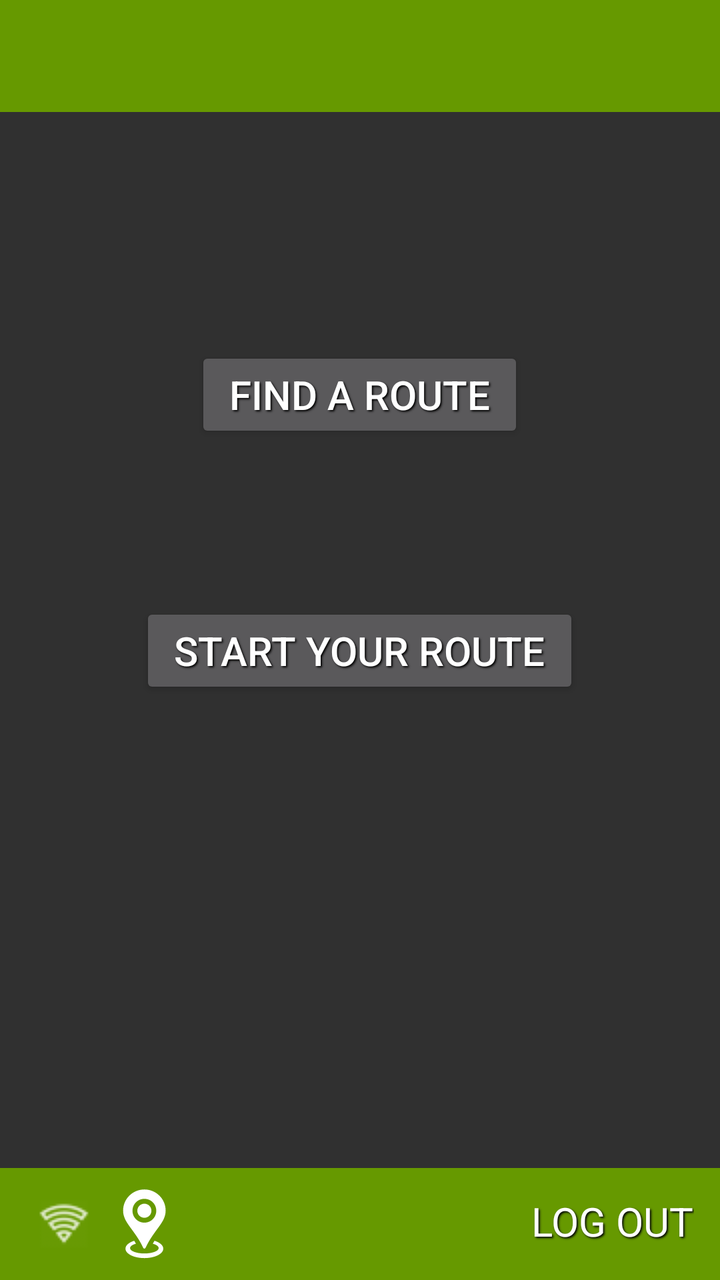
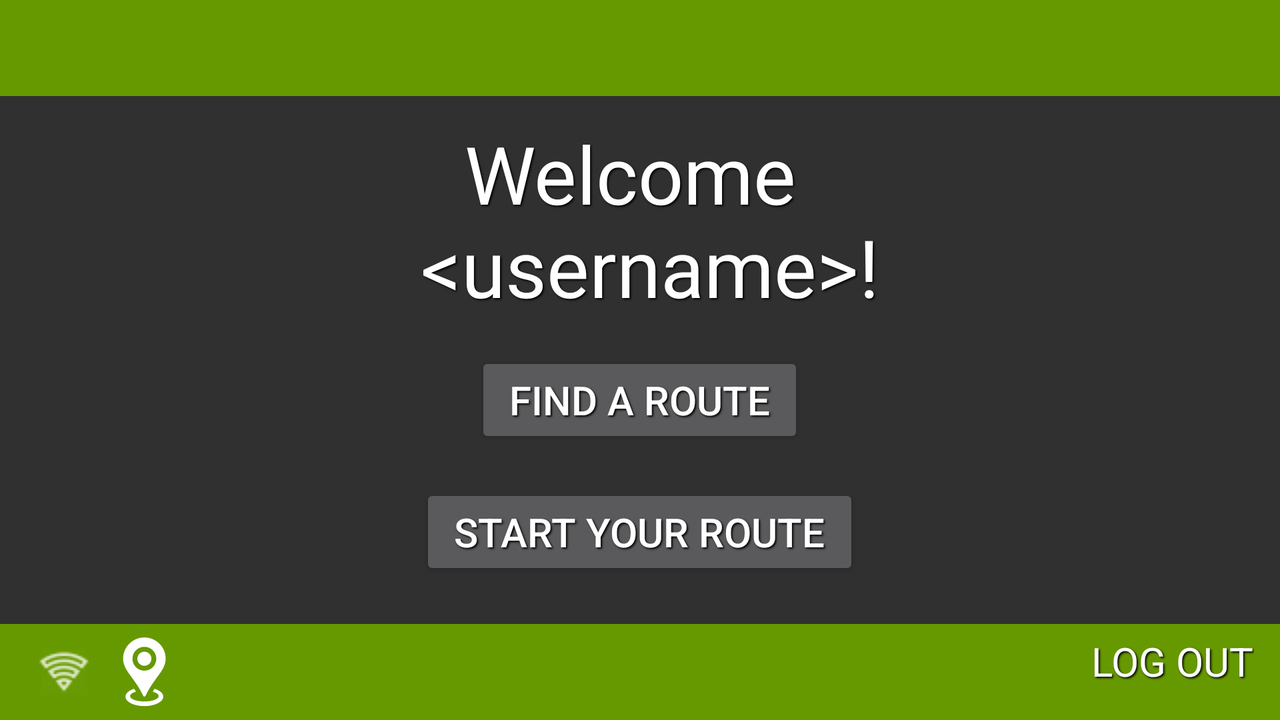

An Android layout and its configuration variant, each rendered on a device that would load it. The default file and the variant file are quoted in full after the pictures.
<!-- AndroidManifest.xml: application theme AppTheme -->
<!-- res/layout/activity_welcome.xml -->
<?xml version="1.0" encoding="utf-8"?>
<RelativeLayout xmlns:android="http://schemas.android.com/apk/res/android"
    xmlns:tools="http://schemas.android.com/tools"
    android:id="@+id/activity_welcome"
    android:layout_width="match_parent"
    android:layout_height="match_parent"
    android:background="@drawable/logo"
    tools:context="com.unicam.dezio.theway.WelcomeActivity">

    <android.support.v7.widget.Toolbar
        android:layout_width="match_parent"
        android:layout_height="wrap_content"
        android:background="?attr/colorPrimary"
        android:theme="?attr/actionBarTheme"
        android:minHeight="?attr/actionBarSize"
        android:id="@+id/toolbarAction" />

    <TextView
        android:layout_width="match_parent"
        android:layout_height="wrap_content"
        android:textAlignment="center"
        android:layout_below="@id/toolbar"
        android:layout_marginTop="60dp"
        android:textSize="40sp"
        android:id="@+id/welcomeText"
        style="@style/textTextViewTheme"/>

    <Button
        android:layout_width="wrap_content"
        android:layout_height="wrap_content"
        android:layout_below="@id/welcomeText"
        android:layout_marginTop="60dp"
        android:layout_centerHorizontal="true"
        android:text="@string/find_a_route"
        android:textSize="20sp"
        android:id="@+id/findButton"
        style="@style/textButtonTheme"/>

    <Button
        android:layout_width="wrap_content"
        android:layout_height="wrap_content"
        android:layout_below="@id/findButton"
        android:layout_marginTop="80dp"
        android:layout_centerHorizontal="true"
        android:text="@string/start_your_route"
        android:textSize="20sp"
        android:id="@+id/startButton"
        style="@style/textButtonTheme"/>

    <android.support.v7.widget.Toolbar
        android:layout_width="match_parent"
        android:layout_height="wrap_content"
        android:background="?attr/colorPrimary"
        android:theme="?attr/actionBarTheme"
        android:minHeight="?attr/actionBarSize"
        android:id="@+id/toolbarBottom"
        android:layout_alignParentBottom="true">

        <ImageView
            android:layout_width="wrap_content"
            android:layout_height="wrap_content"
            android:src="@drawable/ic_connectivity_false"
            android:contentDescription="Connectivity"
            tools:ignore="HardcodedText"
            android:id="@+id/connect_PNG"/>
        <ImageView
            android:layout_width="wrap_content"
            android:layout_height="wrap_content"
            android:src="@mipmap/ic_gps_true"
            android:contentDescription="GPS"
            tools:ignore="HardcodedText"
            android:id="@+id/GPS_PNG"/>

    </android.support.v7.widget.Toolbar>

    <TextView
        android:layout_width="wrap_content"
        android:layout_height="wrap_content"
        android:text="@string/log_out"
        style="@style/textTextViewTheme"
        android:id="@+id/logOut"
        android:layout_alignParentBottom="true"
        android:layout_alignParentRight="true"
        android:layout_alignParentEnd="true"
        android:layout_marginRight="13dp"
        android:layout_marginEnd="13dp"
        android:layout_marginBottom="16dp"
        tools:ignore="RelativeOverlap" />


</RelativeLayout>
<!-- resources referenced by this layout -->
<resources>
  <!-- drawable ic_connectivity_false: png bitmap (drawable-mdpi, 570 bytes) -->
  <!-- mipmap ic_gps_true: png bitmap (drawable-hdpi, 653 bytes) -->
  <string name="find_a_route">" FIND A ROUTE "</string>
  <string name="log_out">LOG OUT</string>
  <string name="start_your_route">" START YOUR ROUTE "</string>
  <style name="textButtonTheme">
          <item name="android:textSize">15sp</item>
          <item name="android:textColor">@color/colorText</item>
          <item name="android:shadowColor">@color/shadowColor</item>
          <item name="android:shadowRadius">2.0</item>
          <item name="android:shadowDx">2.0</item>
          <item name="android:shadowDy">2.0</item>
      </style>
  <style name="textTextViewTheme">
          <item name="android:textSize">20sp</item>
          <item name="android:textColor">@color/colorText</item>
          <item name="android:shadowColor">@color/shadowColor</item>
          <item name="android:shadowRadius">2.0</item>
          <item name="android:shadowDx">2.0</item>
          <item name="android:shadowDy">2.0</item>
      </style>
  <style name="AppTheme" parent="Theme.AppCompat.NoActionBar">
          
          <item name="colorPrimary">@color/colorPrimary</item>
          <item name="colorPrimaryDark">@color/colorPrimaryDark</item>
          <item name="colorAccent">@color/colorAccent</item>
      </style>
  <color name="colorText">@android:color/white</color>
  <color name="shadowColor">@android:color/black</color>
  <color name="colorPrimary">@android:color/holo_green_dark</color>
  <color name="colorPrimaryDark">@android:color/holo_green_dark</color>
  <color name="colorAccent">@android:color/holo_green_light</color>
</resources>
<!-- res/layout-land/activity_welcome.xml (the repository's variant of the layout above) -->
<!-- drawn on the phone turned sideways -->
<?xml version="1.0" encoding="utf-8"?>
<RelativeLayout xmlns:android="http://schemas.android.com/apk/res/android"
    xmlns:tools="http://schemas.android.com/tools"
    android:id="@+id/activity_welcome"
    android:layout_width="match_parent"
    android:layout_height="match_parent"
    android:background="@drawable/logo"
    tools:context="com.unicam.dezio.theway.WelcomeActivity">

    <android.support.v7.widget.Toolbar
        android:layout_width="match_parent"
        android:layout_height="wrap_content"
        android:background="?attr/colorPrimary"
        android:theme="?attr/actionBarTheme"
        android:minHeight="?attr/actionBarSize"
        android:id="@+id/toolbarAction" />

    <TextView
        android:layout_width="match_parent"
        android:layout_height="wrap_content"
        android:textAlignment="center"
        android:text="@string/welcome"
        android:layout_below="@id/toolbar"
        android:layout_marginTop="60dp"
        android:textSize="40sp"
        android:id="@+id/welcomeText"
        style="@style/textTextViewTheme"/>

    <android.support.v7.widget.Toolbar
        android:layout_width="match_parent"
        android:layout_height="wrap_content"
        android:background="?attr/colorPrimary"
        android:theme="?attr/actionBarTheme"
        android:minHeight="?attr/actionBarSize"
        android:id="@+id/toolbarBottom"
        android:layout_alignParentBottom="true">

        <ImageView
            android:layout_width="wrap_content"
            android:layout_height="wrap_content"
            android:src="@drawable/ic_connectivity_false"
            android:contentDescription="Connectivity"
            tools:ignore="HardcodedText"
            android:id="@+id/connect_PNG"/>
        <ImageView
            android:layout_width="wrap_content"
            android:layout_height="wrap_content"
            android:src="@mipmap/ic_gps_true"
            android:contentDescription="GPS"
            tools:ignore="HardcodedText"
            android:id="@+id/GPS_PNG"/>

    </android.support.v7.widget.Toolbar>

    <TextView
        android:layout_width="wrap_content"
        android:layout_height="wrap_content"
        android:text="@string/log_out"
        style="@style/textTextViewTheme"
        android:layout_alignParentBottom="true"
        android:layout_alignParentRight="true"
        android:layout_alignParentEnd="true"
        android:layout_marginRight="13dp"
        android:layout_marginEnd="13dp"
        android:layout_marginBottom="16dp"
        tools:ignore="RelativeOverlap" />

    <Button
        android:layout_width="wrap_content"
        android:layout_height="wrap_content"
        android:layout_marginTop="16dp"
        android:text="@string/find_a_route"
        android:textSize="20sp"
        android:id="@+id/findButton"
        style="@style/textButtonTheme"
        android:layout_below="@+id/welcomeText"
        android:layout_centerHorizontal="true" />

    <Button
        android:layout_width="wrap_content"
        android:layout_height="wrap_content"
        android:layout_marginTop="18dp"
        android:text="@string/start_your_route"
        android:textSize="20sp"
        android:id="@+id/startButton"
        style="@style/textButtonTheme"
        android:layout_below="@+id/findButton"
        android:layout_centerHorizontal="true" />


</RelativeLayout>
<!-- resources referenced by the variant -->
<!-- as the phone turned sideways resolves them -->
<resources>
  <!-- drawable ic_connectivity_false: png bitmap (drawable-mdpi, 570 bytes) -->
  <!-- mipmap ic_gps_true: png bitmap (drawable-hdpi, 653 bytes) -->
  <string name="find_a_route">" FIND A ROUTE "</string>
  <string name="log_out">LOG OUT</string>
  <string name="start_your_route">" START YOUR ROUTE "</string>
  <string name="welcome">Welcome \n &lt;username&gt;!</string>
  <style name="textButtonTheme">
          <item name="android:textSize">15sp</item>
          <item name="android:textColor">@color/colorText</item>
          <item name="android:shadowColor">@color/shadowColor</item>
          <item name="android:shadowRadius">2.0</item>
          <item name="android:shadowDx">2.0</item>
          <item name="android:shadowDy">2.0</item>
      </style>
  <style name="textTextViewTheme">
          <item name="android:textSize">20sp</item>
          <item name="android:textColor">@color/colorText</item>
          <item name="android:shadowColor">@color/shadowColor</item>
          <item name="android:shadowRadius">2.0</item>
          <item name="android:shadowDx">2.0</item>
          <item name="android:shadowDy">2.0</item>
      </style>
  <style name="AppTheme" parent="Theme.AppCompat.NoActionBar">
          
          <item name="colorPrimary">@color/colorPrimary</item>
          <item name="colorPrimaryDark">@color/colorPrimaryDark</item>
          <item name="colorAccent">@color/colorAccent</item>
      </style>
  <color name="colorText">@android:color/white</color>
  <color name="shadowColor">@android:color/black</color>
  <color name="colorPrimary">@android:color/holo_green_dark</color>
  <color name="colorPrimaryDark">@android:color/holo_green_dark</color>
  <color name="colorAccent">@android:color/holo_green_light</color>
</resources>
